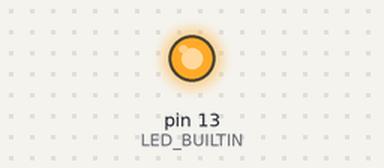
The sketch below on a simulated Arduino Uno, built with avr-gcc and run on an emulated ATmega328P. Parts: output pins drawn as LEDs (lit = HIGH).

Above: at 0.1 s.
At 34.1 s:
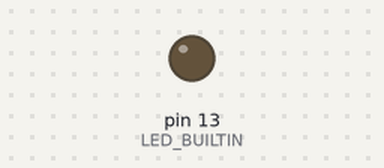
Timing chart, 0 to 36.5 s (numbered marks = the images above):
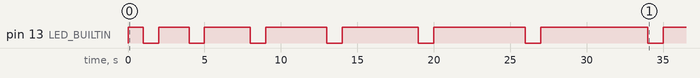

The sketch:

light.ino
```cpp
// C++ code
//

int blinkTime = 1000;

// the setup function runs once when you press reset or power the board
void setup() {
  // initialize digital pin LED_BUILTIN as an output.
  pinMode(LED_BUILTIN, OUTPUT);
}

// the loop function runs over and over again forever
void loop() {
  digitalWrite(LED_BUILTIN, HIGH);   // turn the LED on
  delay(blinkTime);                      // wait for a second
  digitalWrite(LED_BUILTIN, LOW);    // turn the LED off
  delay(1000);  // wait for a second

  blinkTime = blinkTime + 1000;
}
```

Measured:
- by itself, pin 13 (LED_BUILTIN): LOW → HIGH at 0.00 s, → LOW 1.0 s later, → HIGH 1.0 s later, → LOW 2.0 s later, … (15 changes in this stretch)
